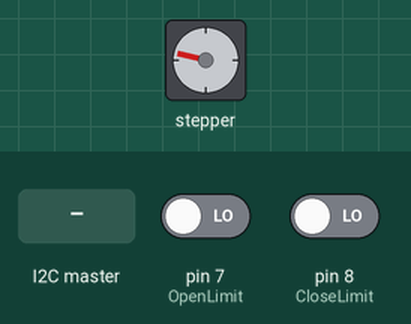
Bench run of a sketch on a simulated Arduino Uno, built with avr-gcc and run on an emulated ATmega328P. On the bench: stepper motor. Wiring (inferred from the names in the program): stepper motor (2048 steps per turn assumed): coils pin 9, pin 10, pin 11, pin 12. Inputs (shaded band) come from the test bench; at power-on: pin 8 (CloseLimit) LOW, pin 7 (OpenLimit) LOW. What the sketch prints to the serial monitor is not drawn.

Above: at 1.2 s.
1.3 s: the I2C master sends the byte 1
At 1.65 s:
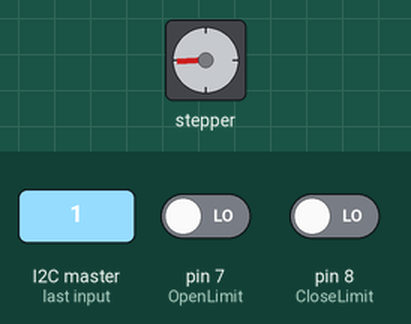
4.3 s: pin 8 (CloseLimit) driven HIGH
At 4.3 s:
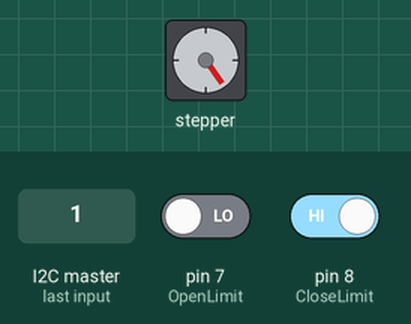
5.8 s: pin 8 (CloseLimit) driven LOW
At 6.25 s:
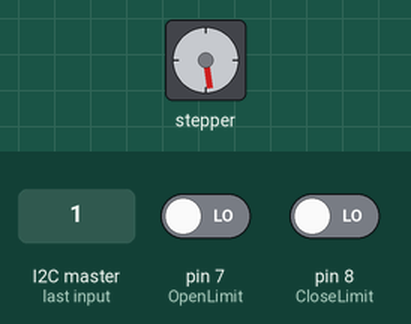
At 6.85 s:
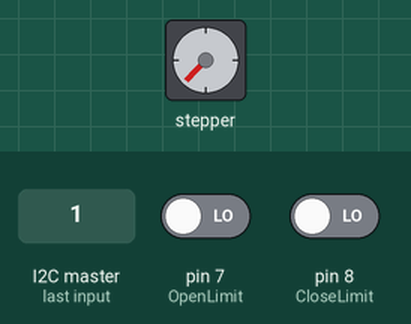
8.8 s: the I2C master sends the byte 0
11.8 s: pin 7 (OpenLimit) driven HIGH
14.8 s: the I2C master sends the byte 2
Timing chart, 0 to 18.8 s (numbered marks = the images above; inputs shaded):
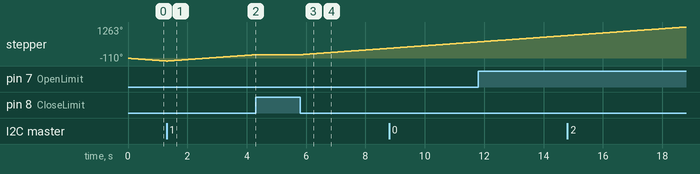

Measured:
- after the input at 4.3 s, stepper: stops changing and stays 145°
- after the input at 5.8 s, stepper: keeps turning clockwise at about 86°/s, starting at once

The sketch:

arduinoProgramming.ino
```cpp
#include <Wire.h>
#define STEPPER_PIN_1 9
#define STEPPER_PIN_2 10
#define STEPPER_PIN_3 11
#define STEPPER_PIN_4 12
#define OpenLimit 7
#define CloseLimit 8
#define Direction 2
int step_number = 0;
String RoofStatus = "0";
int command = 1;
void setup() {
  Serial.begin(9600);
  Wire.begin(8);                /* join i2c bus with address 8 */
  Wire.onReceive(receiveEvent); /* register receive event */
  Wire.onRequest(requestEvent); /* register request event */
  pinMode(STEPPER_PIN_1, OUTPUT);
  pinMode(STEPPER_PIN_2, OUTPUT);
  pinMode(STEPPER_PIN_3, OUTPUT);
  pinMode(STEPPER_PIN_4, OUTPUT);
  pinMode(OpenLimit, INPUT);
  pinMode(CloseLimit, INPUT);
  pinMode(Direction, INPUT);
}

void loop() {


  if (digitalRead(OpenLimit) == HIGH) {
    RoofStatus = "1";
  } else if (digitalRead(CloseLimit) == HIGH) {
    RoofStatus = "0";
  } else {
    RoofStatus = "2";
  }
  if (command == 1) {
    if (digitalRead(OpenLimit) == LOW) {
      OneStep(false);
    }
  } else {
    if (digitalRead(CloseLimit) == LOW) {
      OneStep(true);
    }
  }

  delay(2);
}

void receiveEvent() {
  char data = Wire.read(); /* receive byte as a character */
  Serial.print(data);      /* print the character */
  String cmd = String(data);
  command = cmd.toInt();
  Serial.println(); /* to newline */
}
// function that executes whenever data is requested from master in our case the nodeMCU
void requestEvent() {

  Wire.write(RoofStatus[0]); /*send string on request */
}

void OneStep(bool dir) {

  if (dir) {
    switch (step_number) {
      case 0:
        digitalWrite(STEPPER_PIN_1, HIGH);
        digitalWrite(STEPPER_PIN_2, LOW);
        digitalWrite(STEPPER_PIN_3, LOW);
        digitalWrite(STEPPER_PIN_4, LOW);
        break;
      case 1:
        digitalWrite(STEPPER_PIN_1, LOW);
        digitalWrite(STEPPER_PIN_2, HIGH);
        digitalWrite(STEPPER_PIN_3, LOW);
        digitalWrite(STEPPER_PIN_4, LOW);
        break;
      case 2:
        digitalWrite(STEPPER_PIN_1, LOW);
        digitalWrite(STEPPER_PIN_2, LOW);
        digitalWrite(STEPPER_PIN_3, HIGH);
        digitalWrite(STEPPER_PIN_4, LOW);
        break;
      case 3:
        digitalWrite(STEPPER_PIN_1, LOW);
        digitalWrite(STEPPER_PIN_2, LOW);
        digitalWrite(STEPPER_PIN_3, LOW);
        digitalWrite(STEPPER_PIN_4, HIGH);
        break;
    }
  } else {
    switch (step_number) {
      case 0:
        digitalWrite(STEPPER_PIN_1, LOW);
        digitalWrite(STEPPER_PIN_2, LOW);
        digitalWrite(STEPPER_PIN_3, LOW);
        digitalWrite(STEPPER_PIN_4, HIGH);
        break;
      case 1:
        digitalWrite(STEPPER_PIN_1, LOW);
        digitalWrite(STEPPER_PIN_2, LOW);
        digitalWrite(STEPPER_PIN_3, HIGH);
        digitalWrite(STEPPER_PIN_4, LOW);
        break;
      case 2:
        digitalWrite(STEPPER_PIN_1, LOW);
        digitalWrite(STEPPER_PIN_2, HIGH);
        digitalWrite(STEPPER_PIN_3, LOW);
        digitalWrite(STEPPER_PIN_4, LOW);
        break;
      case 3:
        digitalWrite(STEPPER_PIN_1, HIGH);
        digitalWrite(STEPPER_PIN_2, LOW);
        digitalWrite(STEPPER_PIN_3, LOW);
        digitalWrite(STEPPER_PIN_4, LOW);
    }
  }
  step_number++;
  if (step_number > 3) {
    step_number = 0;
  }
}
```
